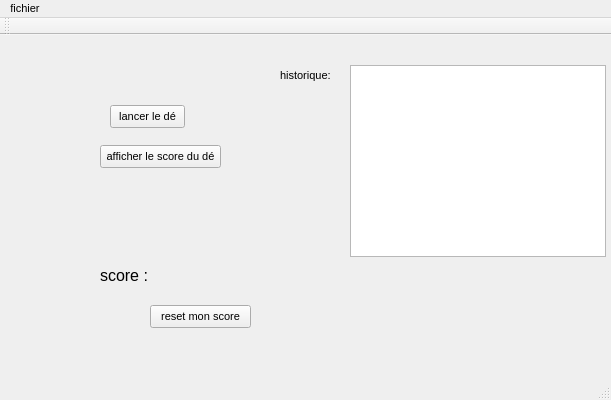
<?xml version="1.0" encoding="UTF-8"?>
<ui version="4.0">
 <class>exercice1Class</class>
 <widget class="QMainWindow" name="exercice1Class">
  <property name="geometry">
   <rect>
    <x>0</x>
    <y>0</y>
    <width>611</width>
    <height>400</height>
   </rect>
  </property>
  <property name="font">
   <font>
    <pointsize>8</pointsize>
   </font>
  </property>
  <property name="windowTitle">
   <string>exercice1</string>
  </property>
  <widget class="QWidget" name="centralWidget">
   <widget class="QLabel" name="labelScore">
    <property name="geometry">
     <rect>
      <x>160</x>
      <y>230</y>
      <width>141</width>
      <height>31</height>
     </rect>
    </property>
    <property name="font">
     <font>
      <pointsize>25</pointsize>
     </font>
    </property>
    <property name="text">
     <string/>
    </property>
   </widget>
   <widget class="QPushButton" name="ButtonLancerDe">
    <property name="geometry">
     <rect>
      <x>110</x>
      <y>70</y>
      <width>75</width>
      <height>23</height>
     </rect>
    </property>
    <property name="text">
     <string>lancer le dé</string>
    </property>
   </widget>
   <widget class="QPushButton" name="ButtonAfficheScoreDe">
    <property name="geometry">
     <rect>
      <x>100</x>
      <y>110</y>
      <width>121</width>
      <height>23</height>
     </rect>
    </property>
    <property name="text">
     <string>afficher le score du dé</string>
    </property>
   </widget>
   <widget class="QPushButton" name="ButtonResetScore">
    <property name="geometry">
     <rect>
      <x>150</x>
      <y>270</y>
      <width>101</width>
      <height>23</height>
     </rect>
    </property>
    <property name="text">
     <string>reset mon score</string>
    </property>
   </widget>
   <widget class="QLabel" name="label">
    <property name="geometry">
     <rect>
      <x>100</x>
      <y>230</y>
      <width>61</width>
      <height>20</height>
     </rect>
    </property>
    <property name="font">
     <font>
      <pointsize>12</pointsize>
     </font>
    </property>
    <property name="text">
     <string>score :</string>
    </property>
   </widget>
   <widget class="QLabel" name="labelDe">
    <property name="geometry">
     <rect>
      <x>260</x>
      <y>100</y>
      <width>51</width>
      <height>51</height>
     </rect>
    </property>
    <property name="font">
     <font>
      <pointsize>25</pointsize>
     </font>
    </property>
    <property name="text">
     <string/>
    </property>
   </widget>
   <widget class="QLabel" name="label_2">
    <property name="geometry">
     <rect>
      <x>280</x>
      <y>30</y>
      <width>51</width>
      <height>20</height>
     </rect>
    </property>
    <property name="text">
     <string>historique:</string>
    </property>
   </widget>
   <widget class="QListWidget" name="listhistorique">
    <property name="geometry">
     <rect>
      <x>350</x>
      <y>30</y>
      <width>256</width>
      <height>192</height>
     </rect>
    </property>
   </widget>
  </widget>
  <widget class="QMenuBar" name="menuBar">
   <property name="geometry">
    <rect>
     <x>0</x>
     <y>0</y>
     <width>611</width>
     <height>19</height>
    </rect>
   </property>
   <widget class="QMenu" name="menufichier">
    <property name="title">
     <string>fichier</string>
    </property>
   </widget>
   <addaction name="menufichier"/>
  </widget>
  <widget class="QToolBar" name="mainToolBar">
   <attribute name="toolBarArea">
    <enum>TopToolBarArea</enum>
   </attribute>
   <attribute name="toolBarBreak">
    <bool>false</bool>
   </attribute>
  </widget>
  <widget class="QStatusBar" name="statusBar"/>
 </widget>
 <layoutdefault spacing="6" margin="11"/>
 <resources>
  <include location="exercice1.qrc"/>
 </resources>
 <connections>
  <connection>
   <sender>ButtonLancerDe</sender>
   <signal>clicked()</signal>
   <receiver>exercice1Class</receiver>
   <slot>lanceDe()</slot>
   <hints>
    <hint type="sourcelabel">
     <x>147</x>
     <y>112</y>
    </hint>
    <hint type="destinationlabel">
     <x>305</x>
     <y>199</y>
    </hint>
   </hints>
  </connection>
  <connection>
   <sender>ButtonAfficheScoreDe</sender>
   <signal>clicked()</signal>
   <receiver>exercice1Class</receiver>
   <slot>afficheDe()</slot>
   <hints>
    <hint type="sourcelabel">
     <x>160</x>
     <y>152</y>
    </hint>
    <hint type="destinationlabel">
     <x>305</x>
     <y>199</y>
    </hint>
   </hints>
  </connection>
  <connection>
   <sender>ButtonResetScore</sender>
   <signal>clicked()</signal>
   <receiver>exercice1Class</receiver>
   <slot>resetScore()</slot>
   <hints>
    <hint type="sourcelabel">
     <x>290</x>
     <y>312</y>
    </hint>
    <hint type="destinationlabel">
     <x>305</x>
     <y>199</y>
    </hint>
   </hints>
  </connection>
 </connections>
 <slots>
  <slot>afficheScore()</slot>
  <slot>afficheDe()</slot>
  <slot>resetScore()</slot>
  <slot>lanceDe()</slot>
 </slots>
</ui>
